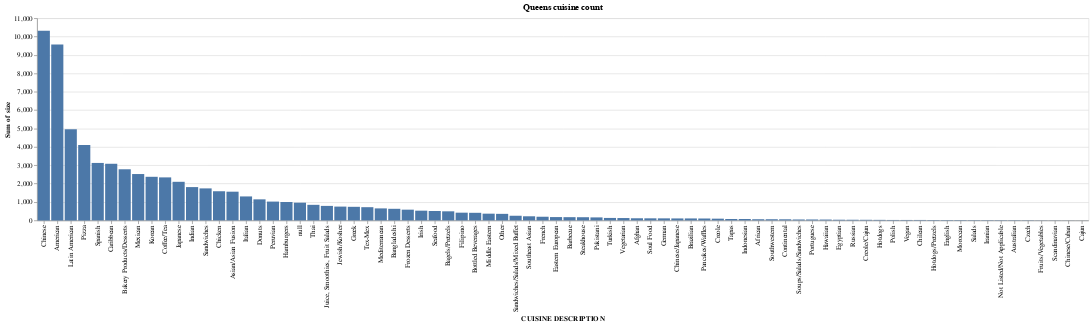

This figure's notebook cell:
### Code cell
alt.Chart(boros_cuisine[boros_cuisine.BORO == "Queens"]).mark_bar().encode(
    x= alt.X("CUISINE DESCRIPTION", sort = "-y"),
    y= "sum(size)",
    # facet = "BORO"
).properties(
    title="Queens cuisine count"
)

### Figure 1 — Vega-Lite specification as saved in the notebook (floating-point values rounded to 4 significant figures)
{"config": {"view": {"continuousWidth": 400, "continuousHeight": 300}}, "data": {"name": "data-214eed16a236752dcc91c3588b521318"}, "mark": "bar", "encoding": {"x": {"field": "CUISINE DESCRIPTION", "sort": "-y", "type": "nominal"}, "y": {"aggregate": "sum", "field": "size", "type": "quantitative"}}, "title": "Queens cuisine count", "$schema": "https://vega.github.io/schema/vega-lite/v4.17.0.json", "datasets": {"data-214eed16a236752dcc91c3588b521318": [{"CUISINE DESCRIPTION": "Chinese", "BORO": "Queens", "size": 10314}, {"CUISINE DESCRIPTION": "American", "BORO": "Queens", "size": 9567}, {"CUISINE DESCRIPTION": "Latin American", "BORO": "Queens", "size": 4961}, {"CUISINE DESCRIPTION": "Pizza", "BORO": "Queens", "size": 4101}, {"CUISINE DESCRIPTION": "Spanish", "BORO": "Queens", "size": 3126}, {"CUISINE DESCRIPTION": "Caribbean", "BORO": "Queens", "size": 3081}, {"CUISINE DESCRIPTION": "Bakery Products/Desserts", "BORO": "Queens", "size": 2781}, {"CUISINE DESCRIPTION": "Mexican", "BORO": "Queens", "size": 2522}, {"CUISINE DESCRIPTION": "Korean", "BORO": "Queens", "size": 2372}, {"CUISINE DESCRIPTION": "Coffee/Tea", "BORO": "Queens", "size": 2340}, {"CUISINE DESCRIPTION": "Japanese", "BORO": "Queens", "size": 2100}, {"CUISINE DESCRIPTION": "Indian", "BORO": "Queens", "size": 1812}, {"CUISINE DESCRIPTION": "Sandwiches", "BORO": "Queens", "size": 1741}, {"CUISINE DESCRIPTION": "Chicken", "BORO": "Queens", "size": 1586}, {"CUISINE DESCRIPTION": "Asian/Asian Fusion", "BORO": "Queens", "size": 1562}, {"CUISINE DESCRIPTION": "Italian", "BORO": "Queens", "size": 1304}, {"CUISINE DESCRIPTION": "Donuts", "BORO": "Queens", "size": 1145}, {"CUISINE DESCRIPTION": "Peruvian", "BORO": "Queens", "size": 1023}, {"CUISINE DESCRIPTION": "Hamburgers", "BORO": "Queens", "size": 1002}, {"CUISINE DESCRIPTION": null, "BORO": "Queens", "size": 964}, {"CUISINE DESCRIPTION": "Thai", "BORO": "Queens", "size": 847}, {"CUISINE DESCRIPTION": "Juice, Smoothies, Fruit Salads", "BORO": "Queens", "size": 789}, {"CUISINE DESCRIPTION": "Jewish/Kosher", "BORO": "Queens", "size": 751}, {"CUISINE DESCRIPTION": "Greek", "BORO": "Queens", "size": 739}, {"CUISINE DESCRIPTION": "Tex-Mex", "BORO": "Queens", "size": 719}, {"CUISINE DESCRIPTION": "Mediterranean", "BORO": "Queens", "size": 653}, {"CUISINE DESCRIPTION": "Bangladeshi", "BORO": "Queens", "size": 631}, {"CUISINE DESCRIPTION": "Frozen Desserts", "BORO": "Queens", "size": 584}, {"CUISINE DESCRIPTION": "Irish", "BORO": "Queens", "size": 529}, {"CUISINE DESCRIPTION": "Seafood", "BORO": "Queens", "size": 512}, {"CUISINE DESCRIPTION": "Bagels/Pretzels", "BORO": "Queens", "size": 494}, {"CUISINE DESCRIPTION": "Filipino", "BORO": "Queens", "size": 420}, {"CUISINE DESCRIPTION": "Bottled Beverages", "BORO": "Queens", "size": 413}, {"CUISINE DESCRIPTION": "Middle Eastern", "BORO": "Queens", "size": 366}, {"CUISINE DESCRIPTION": "Other", "BORO": "Queens", "size": 356}, {"CUISINE DESCRIPTION": "Sandwiches/Salads/Mixed Buffet", "BORO": "Queens", "size": 253}, {"CUISINE DESCRIPTION": "Southeast Asian", "BORO": "Queens", "size": 224}, {"CUISINE DESCRIPTION": "French", "BORO": "Queens", "size": 199}, {"CUISINE DESCRIPTION": "Eastern European", "BORO": "Queens", "size": 181}, {"CUISINE DESCRIPTION": "Barbecue", "BORO": "Queens", "size": 176}, {"CUISINE DESCRIPTION": "Steakhouse", "BORO": "Queens", "size": 173}, {"CUISINE DESCRIPTION": "Pakistani", "BORO": "Queens", "size": 163}, {"CUISINE DESCRIPTION": "Turkish", "BORO": "Queens", "size": 134}, {"CUISINE DESCRIPTION": "Vegetarian", "BORO": "Queens", "size": 128}, {"CUISINE DESCRIPTION": "Afghan", "BORO": "Queens", "size": 116}, {"CUISINE DESCRIPTION": "Soul Food", "BORO": "Queens", "size": 113}, {"CUISINE DESCRIPTION": "German", "BORO": "Queens", "size": 111}, {"CUISINE DESCRIPTION": "Chinese/Japanese", "BORO": "Queens", "size": 107}, {"CUISINE DESCRIPTION": "Brazilian", "BORO": "Queens", "size": 107}, {"CUISINE DESCRIPTION": "Pancakes/Waffles", "BORO": "Queens", "size": 103}, {"CUISINE DESCRIPTION": "Creole", "BORO": "Queens", "size": 94}, {"CUISINE DESCRIPTION": "Tapas", "BORO": "Queens", "size": 76}, {"CUISINE DESCRIPTION": "Indonesian", "BORO": "Queens", "size": 75}, {"CUISINE DESCRIPTION": "African", "BORO": "Queens", "size": 63}, {"CUISINE DESCRIPTION": "Southwestern", "BORO": "Queens", "size": 63}, {"CUISINE DESCRIPTION": "Continental", "BORO": "Queens", "size": 60}, {"CUISINE DESCRIPTION": "Soups/Salads/Sandwiches", "BORO": "Queens", "size": 50}, {"CUISINE DESCRIPTION": "Portuguese", "BORO": "Queens", "size": 50}, {"CUISINE DESCRIPTION": "Hawaiian", "BORO": "Queens", "size": 46}, {"CUISINE DESCRIPTION": "Egyptian", "BORO": "Queens", "size": 37}, {"CUISINE DESCRIPTION": "Russian", "BORO": "Queens", "size": 35}, {"CUISINE DESCRIPTION": "Creole/Cajun", "BORO": "Queens", "size": 33}, {"CUISINE DESCRIPTION": "Hotdogs", "BORO": "Queens", "size": 29}, {"CUISINE DESCRIPTION": "Polish", "BORO": "Queens", "size": 24}, {"CUISINE DESCRIPTION": "Vegan", "BORO": "Queens", "size": 24}, {"CUISINE DESCRIPTION": "Chilean", "BORO": "Queens", "size": 24}, {"CUISINE DESCRIPTION": "Hotdogs/Pretzels", "BORO": "Queens", "size": 23}, {"CUISINE DESCRIPTION": "English", "BORO": "Queens", "size": 20}, {"CUISINE DESCRIPTION": "Moroccan", "BORO": "Queens", "size": 20}, {"CUISINE DESCRIPTION": "Salads", "BORO": "Queens", "size": 17}, {"CUISINE DESCRIPTION": "Iranian", "BORO": "Queens", "size": 16}, {"CUISINE DESCRIPTION": "Not Listed/Not Applicable", "BORO": "Queens", "size": 16}, {"CUISINE DESCRIPTION": "Australian", "BORO": "Queens", "size": 16}, {"CUISINE DESCRIPTION": "Czech", "BORO": "Queens", "size": 12}, {"CUISINE DESCRIPTION": "Fruits/Vegetables", "BORO": "Queens", "size": 8}, {"CUISINE DESCRIPTION": "Scandinavian", "BORO": "Queens", "size": 6}, {"CUISINE DESCRIPTION": "Chinese/Cuban", "BORO": "Queens", "size": 5}, {"CUISINE DESCRIPTION": "Cajun", "BORO": "Queens", "size": 3}]}}
